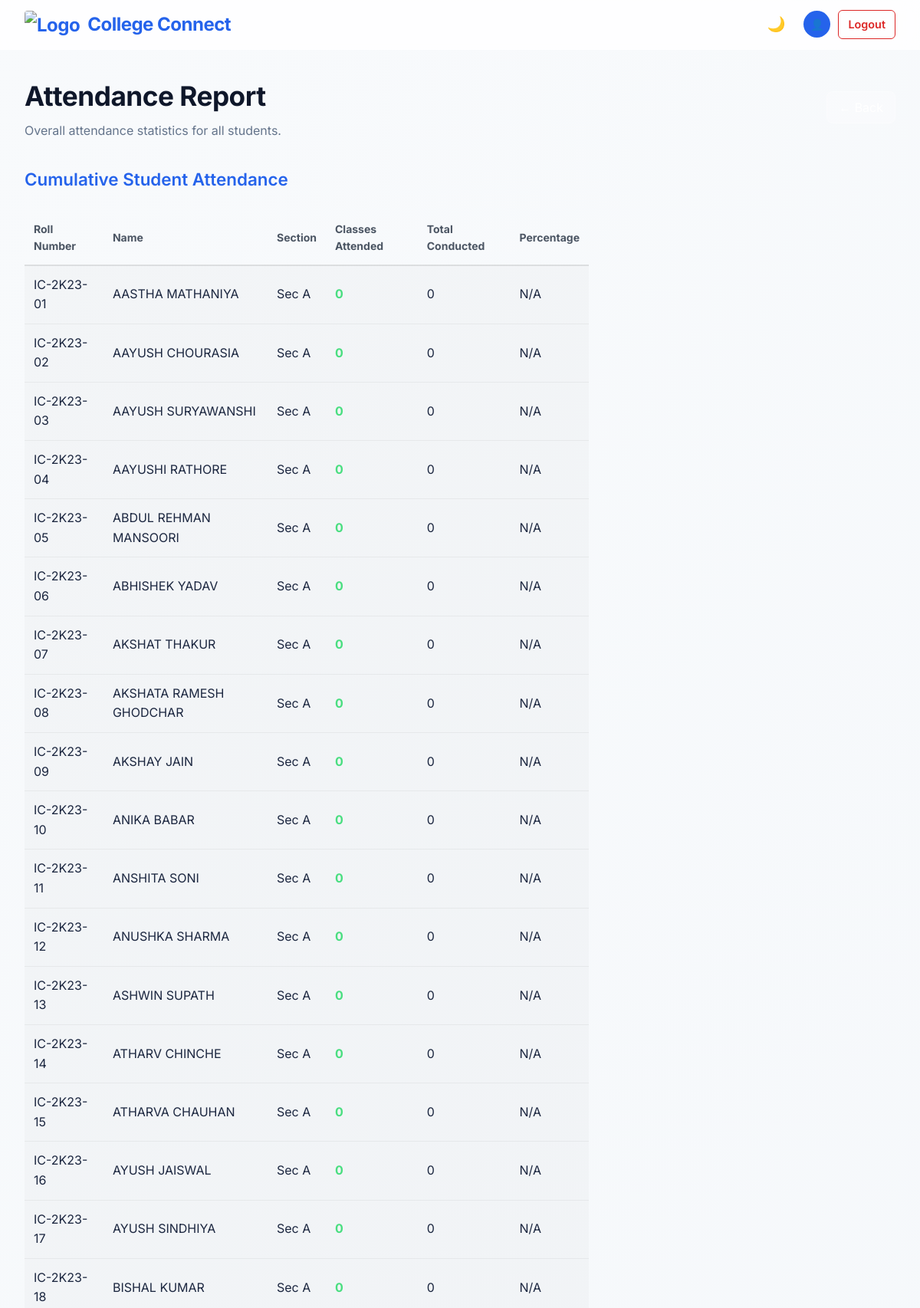
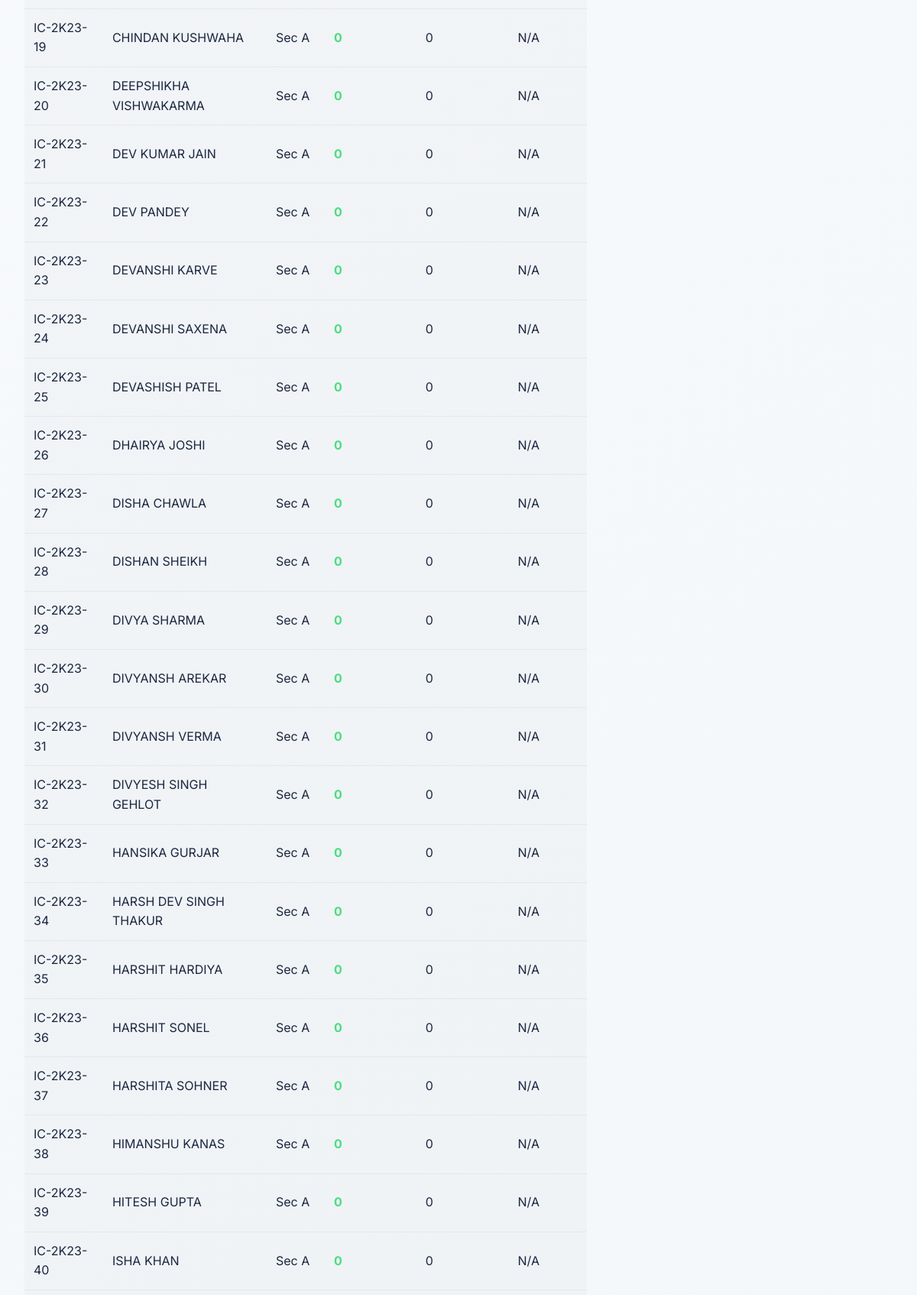
Screenshot of /teacher/attendance-report/ (signed in, upper part) with the database file from the repository (2 pictures, top to bottom).
### core/models.py (models this page shows, shortened)
class Student(models.Model):
    roll_number = models.CharField(max_length=50, unique=True)
    name = models.CharField(max_length=100)
    password = models.CharField(max_length=255)
    section = models.CharField(max_length=1, choices=[('A', 'A'), ('B', 'B')], default='A')

### core/views.py (the view)
# urls.py: path('teacher/attendance-report/', views.view_attendance_report, name='view_attendance_report'),
@teacher_required
def view_attendance_report(request):
    teacher = Teacher.objects.get(id=request.session['teacher_id'])
    def extract_roll_number_int(student):
        try:
            return int(student.roll_number.split('-')[-1])
        except (ValueError, IndexError):
            return 9999
    students = list(Student.objects.all())
    students.sort(key=lambda s: (s.section, extract_roll_number_int(s)))
    report_data = []
    teacher_classes = DailyClassStatus.objects.filter(schedule__teacher=teacher)
    for s in students:
        total_records = StudentAttendance.objects.filter(student=s, daily_class__in=teacher_classes).count()
        attended = StudentAttendance.objects.filter(student=s, daily_class__in=teacher_classes, is_present=True).count()
        report_data.append({
            'student': s,
            'total': total_records,
            'attended': attended
        })
    return render(request, 'view_attendance.html', {
        'report_data': report_data
    })

### core/views.py (called while the page is built)
def teacher_required(view_func):
    @wraps(view_func)
    def _wrapped_view(request, *args, **kwargs):
        if 'teacher_id' not in request.session:
            return redirect('teacher_login')
        try:
            Teacher.objects.get(id=request.session['teacher_id'])
        except Teacher.DoesNotExist:
            request.session.flush()
            return redirect('teacher_login')
        return view_func(request, *args, **kwargs)
    return _wrapped_view

### core/templates/view_attendance.html (shortened to what this page needs)
{% extends 'base.html' %}
{% block content %}
<div class="dashboard-header">
    <div class="header-info">
        <h1>Attendance Report</h1>
        <p>Overall attendance statistics for all students.</p>
    </div>
    <div class="header-actions">
        <a href="{% url 'teacher_dashboard' %}" class="btn-secondary"
            style="text-decoration: none; padding: 10px 15px; border-radius: 8px; background: rgba(255,255,255,0.2); color: white; border: 1px solid rgba(255,255,255,0.3);">←
            Back</a>
    </div>
</div>
<div class="dashboard-grid">
    <div class="classes-section">
        <h3>Cumulative Student Attendance</h3>
        <table style="width: 100%; border-collapse: collapse; margin-top: 20px; color: #1c2740; text-align: left;">
            <thead>
                <tr style="border-bottom: 2px solid rgba(0,0,0,0.1);">
                    <th style="padding: 12px; font-size: 14px; color: #4b5563;">Roll Number</th>
                    <th style="padding: 12px; font-size: 14px; color: #4b5563;">Name</th>
                    <th style="padding: 12px; font-size: 14px; color: #4b5563;">Section</th>
                    <th style="padding: 12px; font-size: 14px; color: #4b5563;">Classes Attended</th>
                    <th style="padding: 12px; font-size: 14px; color: #4b5563;">Total Conducted</th>
                    <th style="padding: 12px; font-size: 14px; color: #4b5563;">Percentage</th>
                </tr>
            </thead>
            <tbody>
                {% for row in report_data %}
                <tr style="border-bottom: 1px solid rgba(0,0,0,0.05); background: rgba(0,0,0,0.02);">
                    <td style="padding: 12px;">{{ row.student.roll_number }}</td>
                    <td style="padding: 12px;">{{ row.student.name }}</td>
                    <td style="padding: 12px;">Sec {{ row.student.section }}</td>
                    <td style="padding: 12px; color: #4ade80; font-weight: bold;">{{ row.attended }}</td>
                    <td style="padding: 12px;">{{ row.total }}</td>
                    <td style="padding: 12px;">
                        {% if row.total > 0 %}
                        {% widthratio row.attended row.total 100 %}%
                        {% else %}
                        N/A
                        {% endif %}
                    </td>
                </tr>
                {% endfor %}
            </tbody>
        </table>
    </div>
</div>
{% endblock %}

### core/static/css/style.css (style rules this page uses)
:root { --bg-gradient: linear-gradient(135deg, #f8fafc 0%, #f1f5f9 100%); --card-bg: rgba(255, 255, 255, 0.7); --card-border: rgba(255, 255, 255, 0.4); --primary: #2563eb; --primary-hover: #1d4ed8; --text-main: #0f172a; --text-muted: #64748b; --success: #059669; --danger: #dc2626; --radius: 12px; --shadow: 0 8px 32px 0 rgba(0, 0, 0, 0.1); --nav-bg: rgba(255, 255, 255, 0.8); --hover-bg: rgba(0, 0, 0, 0.05); }
* { box-sizing: border-box; margin: 0; padding: 0; }
body { font-family: 'Inter', sans-serif; background: var(--bg-gradient); color: var(--text-main); min-height: 100vh; line-height: 1.6; transition: background 0.3s ease, color 0.3s ease; }
h1 { font-size: 2.2rem; font-weight: 700; margin-bottom: 0.5rem; letter-spacing: -0.5px; color: var(--text-main); }
h3 { font-size: 1.4rem; font-weight: 600; margin-bottom: 1.5rem; color: var(--primary); }
p { color: var(--text-muted); }
.dashboard-header { margin-bottom: 2rem; display: flex; justify-content: space-between; align-items: center; }
.header-info h1 { margin: 0; }
.header-info p { margin-top: 5px; }
.dashboard-grid { display: grid; grid-template-columns: 2fr 1fr; gap: 2rem; }

### rows the page displays
Student: student.roll_number "IC-2K23-01", student.name "AASTHA MATHANIYA", student.section "A", attended "0", total "0", shows "N/A"
Student: student.roll_number "IC-2K23-02", student.name "AAYUSH CHOURASIA", student.section "A", attended "0", total "0", shows "N/A"
Student: student.roll_number "IC-2K23-03", student.name "AAYUSH SURYAWANSHI", student.section "A", attended "0", total "0", shows "N/A"
Student: student.roll_number "IC-2K23-04", student.name "AAYUSHI RATHORE", student.section "A", attended "0", total "0", shows "N/A"
Student: student.roll_number "IC-2K23-05", student.name "ABDUL REHMAN MANSOORI", student.section "A", attended "0", total "0", shows "N/A"
Student: student.roll_number "IC-2K23-06", student.name "ABHISHEK YADAV", student.section "A", attended "0", total "0", shows "N/A"
Student: student.roll_number "IC-2K23-07", student.name "AKSHAT THAKUR", student.section "A", attended "0", total "0", shows "N/A"
Student: student.roll_number "IC-2K23-08", student.name "AKSHATA RAMESH GHODCHAR", student.section "A", attended "0", total "0", shows "N/A"
Student: student.roll_number "IC-2K23-09", student.name "AKSHAY JAIN", student.section "A", attended "0", total "0", shows "N/A"
Student: student.roll_number "IC-2K23-10", student.name "ANIKA BABAR", student.section "A", attended "0", total "0", shows "N/A"
Student: student.roll_number "IC-2K23-11", student.name "ANSHITA SONI", student.section "A", attended "0", total "0", shows "N/A"
Student: student.roll_number "IC-2K23-12", student.name "ANUSHKA SHARMA", student.section "A", attended "0", total "0", shows "N/A"
Student: student.roll_number "IC-2K23-13", student.name "ASHWIN SUPATH", student.section "A", attended "0", total "0", shows "N/A"
Student: student.roll_number "IC-2K23-14", student.name "ATHARV CHINCHE", student.section "A", attended "0", total "0", shows "N/A"
Student: student.roll_number "IC-2K23-15", student.name "ATHARVA CHAUHAN", student.section "A", attended "0", total "0", shows "N/A"
Student: student.roll_number "IC-2K23-16", student.name "AYUSH JAISWAL", student.section "A", attended "0", total "0", shows "N/A"
Student: student.roll_number "IC-2K23-17", student.name "AYUSH SINDHIYA", student.section "A", attended "0", total "0", shows "N/A"
Student: student.roll_number "IC-2K23-18", student.name "BISHAL KUMAR", student.section "A", attended "0", total "0", shows "N/A"
Student: student.roll_number "IC-2K23-19", student.name "CHINDAN KUSHWAHA", student.section "A", attended "0", total "0", shows "N/A"
Student: student.roll_number "IC-2K23-20", student.name "DEEPSHIKHA VISHWAKARMA", student.section "A", attended "0", total "0", shows "N/A"
Student: student.roll_number "IC-2K23-21", student.name "DEV KUMAR JAIN", student.section "A", attended "0", total "0", shows "N/A"
Student: student.roll_number "IC-2K23-22", student.name "DEV PANDEY", student.section "A", attended "0", total "0", shows "N/A"
Student: student.roll_number "IC-2K23-23", student.name "DEVANSHI KARVE", student.section "A", attended "0", total "0", shows "N/A"
Student: student.roll_number "IC-2K23-24", student.name "DEVANSHI SAXENA", student.section "A", attended "0", total "0", shows "N/A"
Student: student.roll_number "IC-2K23-25", student.name "DEVASHISH PATEL", student.section "A", attended "0", total "0", shows "N/A"
Student: student.roll_number "IC-2K23-26", student.name "DHAIRYA JOSHI", student.section "A", attended "0", total "0", shows "N/A"
Student: student.roll_number "IC-2K23-27", student.name "DISHA CHAWLA", student.section "A", attended "0", total "0", shows "N/A"
Student: student.roll_number "IC-2K23-28", student.name "DISHAN SHEIKH", student.section "A", attended "0", total "0", shows "N/A"
Student: student.roll_number "IC-2K23-29", student.name "DIVYA SHARMA", student.section "A", attended "0", total "0", shows "N/A"
Student: student.roll_number "IC-2K23-30", student.name "DIVYANSH AREKAR", student.section "A", attended "0", total "0", shows "N/A"
Student: student.roll_number "IC-2K23-31", student.name "DIVYANSH VERMA", student.section "A", attended "0", total "0", shows "N/A"
Student: student.roll_number "IC-2K23-32", student.name "DIVYESH SINGH GEHLOT", student.section "A", attended "0", total "0", shows "N/A"
Student: student.roll_number "IC-2K23-33", student.name "HANSIKA GURJAR", student.section "A", attended "0", total "0", shows "N/A"
Student: student.roll_number "IC-2K23-34", student.name "HARSH DEV SINGH THAKUR", student.section "A", attended "0", total "0", shows "N/A"
Student: student.roll_number "IC-2K23-35", student.name "HARSHIT HARDIYA", student.section "A", attended "0", total "0", shows "N/A"
Student: student.roll_number "IC-2K23-36", student.name "HARSHIT SONEL", student.section "A", attended "0", total "0", shows "N/A"
Student: student.roll_number "IC-2K23-37", student.name "HARSHITA SOHNER", student.section "A", attended "0", total "0", shows "N/A"
Student: student.roll_number "IC-2K23-38", student.name "HIMANSHU KANAS", student.section "A", attended "0", total "0", shows "N/A"
Student: student.roll_number "IC-2K23-39", student.name "HITESH GUPTA", student.section "A", attended "0", total "0", shows "N/A"
Student: student.roll_number "IC-2K23-40", student.name "ISHA KHAN", student.section "A", attended "0", total "0", shows "N/A"
